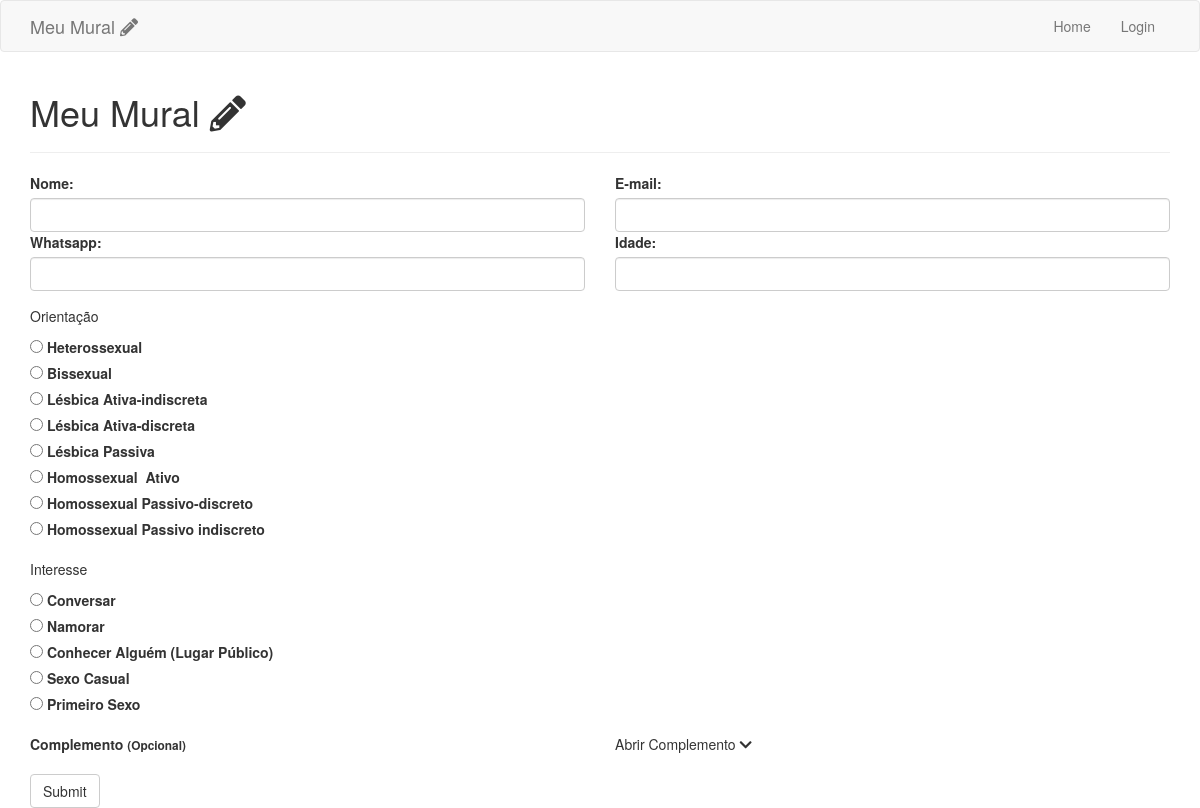
The page / on the database its author committed.
### tables this page shows
CREATE TABLE `guidance` (
  `id` int(11) NOT NULL,
  `title` varchar(100) NOT NULL,
  `created_at` timestamp NOT NULL DEFAULT CURRENT_TIMESTAMP ON UPDATE CURRENT_TIMESTAMP
);

CREATE TABLE `interest` (
  `id` int(11) NOT NULL,
  `title` varchar(100) NOT NULL,
  `created_at` timestamp NOT NULL DEFAULT CURRENT_TIMESTAMP ON UPDATE CURRENT_TIMESTAMP
);

### core/controller.php (called while the page is built, shortened)
<?php
class controller {
	public function loadTemplate($viewName, $viewData = array()) {
		require 'views/template.php';
	}
	public function loadViewInTemplate($viewName, $viewData = array()) {
		extract($viewData);
		require 'views/'.$viewName.'.php';
	}
}

### controllers/homeController.php (called while the page is built, shortened)
<?php
class homeController extends controller {
	private $array = [];
	private $interest;
	public function __construct(){
		$this->guidance = new Guidances();
		$this->interest = new Interest();
    }
	public function index() {
		$this->array['guidances'] = $this->guidance->list();
		$this->array['interests'] = $this->interest->list();
		$this->loadTemplate('home', $this->array);
	}
}

### core/Core.php (called while the page is built, shortened)
<?php
class Core{
	public function run() {
		$url = '/';
		$params = array();
		if (!empty($url) && $url !='/') {
			$url = explode('/', $url);
			array_shift($url);
			$currentController = $url[0].'Controller';
			array_shift($url);
			if (isset($url[0]) && !empty($url[0])) {
				$currentAction = $url[0];
				array_shift($url);
			} else {
				$currentAction = 'index';
			}
			if (count($url) > 0) {
				$params = $url;
			};
		} else {
			$currentAction = 'index';
		}
		$c = new $currentController();
		call_user_func_array(array($c, $currentAction), $params);
	}
}

### index.php (called while the page is built, shortened)
<?php
$core = new Core();
$core->run();

### core/model.php (called while the page is built, shortened)
<?php
class model {
	public function __construct() {
		global $db;
		$this->db = $db;
	}
}

### models/Guidances.php (called while the page is built, shortened)
<?php
class Guidances extends model{
	public function list()
	{
		$sql = $this->db->query("SELECT * FROM ".Guidances::TABLE."");
		return $sql->fetchAll(PDO::FETCH_ASSOC);
	}
}

### models/Interest.php (called while the page is built, shortened)
<?php
class Interest extends model{
	public function list()
	{
		$sql = $this->db->query("SELECT * FROM ".Interest::TABLE."");
		return $sql->fetchAll(PDO::FETCH_ASSOC);
	}
}

### views/home.php (the view, shortened to what this page needs)
<section class="home">
    <h1 class="title">Meu Mural <i class="fas fa-pencil-alt"></i></h1>
    <hr>
    <form action="<?=BASE; ?>" method="POST">
        <div class="form-group">
            <div class="row">
                <div class="col-sm-6">
                    <label for="name">Nome:</label>
                    <input type="text" name="name" class="form-control" id="name">
                </div>
                <div class="col-sm-6">
                    <label for="email">E-mail:</label>
                    <input type="email" name="email" class="form-control" id="email">
                </div>
            </div>
            <div class="row">
                <div class="col-sm-6">
                    <label for="whatsapp">Whatsapp:</label>
                    <input type="text" name="whatsapp" class="form-control" id="whatsapp">
                </div>
                <div class="col-sm-6">
                    <label for="age">Idade:</label>
                    <input type="number" name="age" class="form-control" id="age">
                </div>
            </div>
        </div>
        <div class="form-group">
            <p class="title">Orientação</p>
            <div class="group-radios">
                <?php if(!empty($guidances)): ?>
                    <?php foreach ($guidances as $value): ?>
                        <div class="radios">
                            <input type="radio" name="guidance" id="guidances<?=$value['id'] ?>" value="<?=$value['title'] ?>">
                            <label for="guidances<?=$value['id'] ?>"><?=$value['title'] ?></label>
                        </div>
                    <?php endforeach; ?>
                <?php endif; ?>
            </div>
        </div>
        <div class="form-group">
            <p class="title">Interesse</p>
            <div class="group-radios">
                <?php if(!empty($interests)): ?>
                    <?php foreach ($interests as $value): ?>
                        <div class="radios">
                            <input type="radio" name="interest" id="interests<?=$value['id'] ?>" value="<?=$value['title'] ?>">
                            <label for="interests<?=$value['id'] ?>"><?=$value['title'] ?></label>
                        </div>
                    <?php endforeach; ?>
                <?php endif; ?>
            </div>
        </div>
        <div class="form-group">
            <div class="row complement">
                <div class="col-sm-6">
                    <label for="complement">Complemento <small>(Opcional)</small></label>
                </div>
                <div class="col-sm-6" data-toggle="collapse" data-target="#demo">
                    <span>Abrir Complemento</span> <i class="fas fa-chevron-down"></i>
                </div>
            </div>
        </div>
        <button type="submit" class="btn btn-default">Submit</button>
    </form>
</section>

### views/template.php (shortened to what this page needs)
<!DOCTYPE html>
<html lang="pt_BR">
<head>
    <link rel="stylesheet" href="<?=BASE; ?>assets/css/bootstrap.css" type="text/css" />
    <link rel="stylesheet" href="<?=BASE; ?>assets/css/fontawesome/css/all.min.css">
    <link rel="stylesheet" type="text/css" href="<?=BASE; ?>assets/dataTable/dataTable.css">
    <link rel="stylesheet/less" type="text/css" href="<?=BASE; ?>assets/css/styles.less" />
</head>
<body>
<nav class="navbar navbar-default">
  <div class="container">
    <div class="navbar-header">
      <a class="navbar-brand" href="<?=(!empty($_SESSION['cLogin']))?BASE.'admin':BASE ?>">
        <span class="ef">Meu</span> Mural
        <i class="fas fa-pencil-alt"></i>
      </a>
    </div>
    <div class="collapse navbar-collapse" id="myNavbar">
      <ul class="nav navbar-nav navbar-right">
        <?php if(!empty($_SESSION['cLogin'])): ?>
          <li>
            <a href="<?=BASE; ?>admin">
              <i class="fas fa-tachometer-alt"></i> Dashboard
            </a>
          </li>
          <li>
            <a href="<?=BASE; ?>users">
              <i class="fas fa-users"></i> Usuários
            </a>
          </li>
          <li>
            <a href="<?=BASE; ?>guidance">
              <i class="fas fa-genderless"></i> Orientação
            </a>
          </li>
          <li>
            <a href="<?=BASE; ?>interest">
              <i class="fas fa-transgender"></i> Interesse
            </a>
          </li>
          <li>
            <a href="<?=BASE; ?>admin/logout" title="Sair">
              <i class="fas fa-sign-out-alt"></i>
            </a>
          </li>
        <?php else: ?>
          <li><a href="<?=BASE; ?>">Home</a></li>
          <li><a href="<?=BASE; ?>home/login">Login</a></li>
        <?php endif; ?>
      </ul>
    </div>
  </div>
</nav>
<div class="container">
    <?php $this->loadViewInTemplate($viewName, $viewData); ?>
</div>
</body>
</html>

### rows shown on the page
guidance: title "Heterossexual"
guidance: title "Bissexual"
guidance: title "Lésbica Ativa-indiscreta"
guidance: title "Lésbica Ativa-discreta"
guidance: title "Lésbica Passiva"
guidance: title "Homossexual Ativo"
guidance: title "Homossexual Passivo-discreto"
guidance: title "Homossexual Passivo indiscreto"
interest: title "Conversar"
interest: title "Namorar"
interest: title "Conhecer Alguém (Lugar Público)"
interest: title "Sexo Casual"
interest: title "Primeiro Sexo"
